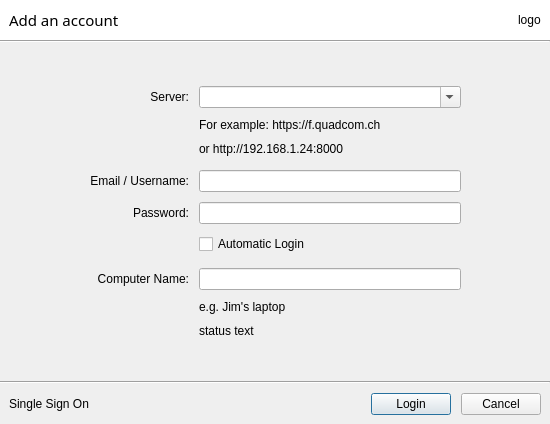
<?xml version="1.0" encoding="UTF-8"?>
<ui version="4.0">
 <class>LoginDialog</class>
 <widget class="QDialog" name="LoginDialog">
  <property name="geometry">
   <rect>
    <x>0</x>
    <y>0</y>
    <width>550</width>
    <height>424</height>
   </rect>
  </property>
  <property name="windowTitle">
   <string>Dialog</string>
  </property>
  <property name="styleSheet">
   <string notr="true">QLineEdit {
min-width: 260px;
}</string>
  </property>
  <layout class="QVBoxLayout" name="verticalLayout">
   <property name="spacing">
    <number>0</number>
   </property>
   <property name="leftMargin">
    <number>0</number>
   </property>
   <property name="topMargin">
    <number>0</number>
   </property>
   <property name="rightMargin">
    <number>0</number>
   </property>
   <property name="bottomMargin">
    <number>0</number>
   </property>
   <item>
    <widget class="QWidget" name="widget" native="true">
     <property name="styleSheet">
      <string notr="true">background: white;</string>
     </property>
     <layout class="QHBoxLayout" name="horizontalLayout_2">
      <item>
       <widget class="QLabel" name="mTitle">
        <property name="font">
         <font>
          <family>Sans Serif</family>
          <pointsize>11</pointsize>
         </font>
        </property>
        <property name="styleSheet">
         <string notr="true"/>
        </property>
        <property name="text">
         <string>Add an account</string>
        </property>
       </widget>
      </item>
      <item>
       <spacer name="horizontalSpacer_4">
        <property name="orientation">
         <enum>Qt::Horizontal</enum>
        </property>
        <property name="sizeHint" stdset="0">
         <size>
          <width>376</width>
          <height>20</height>
         </size>
        </property>
       </spacer>
      </item>
      <item>
       <widget class="QLabel" name="mLogo">
        <property name="text">
         <string>logo</string>
        </property>
       </widget>
      </item>
     </layout>
    </widget>
   </item>
   <item>
    <widget class="Line" name="line">
     <property name="orientation">
      <enum>Qt::Horizontal</enum>
     </property>
    </widget>
   </item>
   <item>
    <spacer name="verticalSpacer">
     <property name="orientation">
      <enum>Qt::Vertical</enum>
     </property>
     <property name="sizeHint" stdset="0">
      <size>
       <width>20</width>
       <height>85</height>
      </size>
     </property>
    </spacer>
   </item>
   <item>
    <layout class="QHBoxLayout" name="horizontalLayout_3">
     <item>
      <spacer name="horizontalSpacer_2">
       <property name="orientation">
        <enum>Qt::Horizontal</enum>
       </property>
       <property name="sizeHint" stdset="0">
        <size>
         <width>40</width>
         <height>20</height>
        </size>
       </property>
      </spacer>
     </item>
     <item>
      <layout class="QGridLayout" name="gridLayout">
       <property name="topMargin">
        <number>20</number>
       </property>
       <property name="bottomMargin">
        <number>20</number>
       </property>
       <property name="spacing">
        <number>10</number>
       </property>
       <item row="0" column="0">
        <widget class="QLabel" name="serverUrl">
         <property name="text">
          <string>Server:</string>
         </property>
         <property name="alignment">
          <set>Qt::AlignRight|Qt::AlignTrailing|Qt::AlignVCenter</set>
         </property>
        </widget>
       </item>
       <item row="0" column="1">
        <widget class="QComboBox" name="mServerAddr">
         <property name="editable">
          <bool>true</bool>
         </property>
        </widget>
       </item>
       <item row="1" column="1">
        <layout class="QVBoxLayout" name="serverNoteLayout">
         <item>
          <widget class="QLabel" name="hint">
           <property name="lineWidth">
            <number>1</number>
           </property>
           <property name="text">
            <string>&lt;html&gt;&lt;head/&gt;&lt;body&gt;&lt;p&gt;For example: https://f.quadcom.ch&lt;/p&gt;&lt;/body&gt;&lt;/html&gt;</string>
           </property>
           <property name="textFormat">
            <enum>Qt::AutoText</enum>
           </property>
           <property name="openExternalLinks">
            <bool>false</bool>
           </property>
           <property name="textInteractionFlags">
            <set>Qt::LinksAccessibleByMouse</set>
           </property>
          </widget>
         </item>
         <item>
          <spacer name="verticalSpacer2">
           <property name="orientation">
            <enum>Qt::Vertical</enum>
           </property>
           <property name="sizeHint" stdset="0">
            <size>
             <width>0</width>
             <height>-4</height>
            </size>
           </property>
          </spacer>
         </item>
         <item>
          <widget class="QLabel" name="hint_2">
           <property name="enabled">
            <bool>true</bool>
           </property>
           <property name="text">
            <string>or http://192.168.1.24:8000</string>
           </property>
           <property name="openExternalLinks">
            <bool>false</bool>
           </property>
          </widget>
         </item>
         <item>
          <spacer name="verticalSpacer3">
           <property name="orientation">
            <enum>Qt::Vertical</enum>
           </property>
           <property name="sizeHint" stdset="0">
            <size>
             <width>0</width>
             <height>4</height>
            </size>
           </property>
          </spacer>
         </item>
        </layout>
       </item>
       <item row="2" column="0">
        <widget class="QLabel" name="label_2">
         <property name="text">
          <string>Email / Username:</string>
         </property>
         <property name="alignment">
          <set>Qt::AlignRight|Qt::AlignTrailing|Qt::AlignVCenter</set>
         </property>
        </widget>
       </item>
       <item row="2" column="1">
        <widget class="QLineEdit" name="mUsername"/>
       </item>
       <item row="3" column="0">
        <widget class="QLabel" name="label_3">
         <property name="text">
          <string>Password:</string>
         </property>
         <property name="alignment">
          <set>Qt::AlignRight|Qt::AlignTrailing|Qt::AlignVCenter</set>
         </property>
        </widget>
       </item>
       <item row="3" column="1">
        <widget class="QLineEdit" name="mPassword">
         <property name="echoMode">
          <enum>QLineEdit::Password</enum>
         </property>
        </widget>
       </item>
       <item row="4" column="1">
        <layout class="QVBoxLayout" name="automaticLoginLayout">
         <item>
          <spacer name="verticalSpacer4">
           <property name="orientation">
            <enum>Qt::Vertical</enum>
           </property>
           <property name="sizeHint" stdset="0">
            <size>
             <width>0</width>
             <height>-4</height>
            </size>
           </property>
          </spacer>
         </item>
         <item>
          <widget class="QCheckBox" name="mAutomaticLogin">
           <property name="text">
            <string>Automatic Login</string>
           </property>
          </widget>
         </item>
         <item>
          <spacer name="verticalSpacer5">
           <property name="orientation">
            <enum>Qt::Vertical</enum>
           </property>
           <property name="sizeHint" stdset="0">
            <size>
             <width>0</width>
             <height>4</height>
            </size>
           </property>
          </spacer>
         </item>
        </layout>
       </item>
       <item row="5" column="0">
        <widget class="QLabel" name="label_5">
         <property name="text">
          <string>Computer Name:</string>
         </property>
         <property name="alignment">
          <set>Qt::AlignRight|Qt::AlignTrailing|Qt::AlignVCenter</set>
         </property>
         <property name="wordWrap">
          <bool>true</bool>
         </property>
        </widget>
       </item>
       <item row="5" column="1">
        <widget class="QLineEdit" name="mComputerName"/>
       </item>
       <item row="6" column="1">
        <widget class="QLabel" name="hint_3">
         <property name="text">
          <string>e.g. Jim's laptop</string>
         </property>
        </widget>
       </item>
       <item row="7" column="1">
        <widget class="QLabel" name="mStatusText">
         <property name="enabled">
          <bool>true</bool>
         </property>
         <property name="text">
          <string>status text</string>
         </property>
        </widget>
       </item>
      </layout>
     </item>
     <item>
      <spacer name="horizontalSpacer_3">
       <property name="orientation">
        <enum>Qt::Horizontal</enum>
       </property>
       <property name="sizeHint" stdset="0">
        <size>
         <width>40</width>
         <height>20</height>
        </size>
       </property>
      </spacer>
     </item>
    </layout>
   </item>
   <item>
    <spacer name="verticalSpacer_2">
     <property name="orientation">
      <enum>Qt::Vertical</enum>
     </property>
     <property name="sizeHint" stdset="0">
      <size>
       <width>20</width>
       <height>85</height>
      </size>
     </property>
    </spacer>
   </item>
   <item>
    <widget class="Line" name="line_2">
     <property name="orientation">
      <enum>Qt::Horizontal</enum>
     </property>
    </widget>
   </item>
   <item>
    <layout class="QHBoxLayout" name="horizontalLayout">
     <property name="spacing">
      <number>10</number>
     </property>
     <property name="leftMargin">
      <number>9</number>
     </property>
     <property name="topMargin">
      <number>9</number>
     </property>
     <property name="rightMargin">
      <number>9</number>
     </property>
     <property name="bottomMargin">
      <number>9</number>
     </property>
     <item>
      <widget class="QLabel" name="mShibLoginLink">
       <property name="text">
        <string>Single Sign On</string>
       </property>
      </widget>
     </item>
     <item>
      <spacer name="horizontalSpacer">
       <property name="orientation">
        <enum>Qt::Horizontal</enum>
       </property>
       <property name="sizeHint" stdset="0">
        <size>
         <width>40</width>
         <height>20</height>
        </size>
       </property>
      </spacer>
     </item>
     <item>
      <widget class="QPushButton" name="mSubmitBtn">
       <property name="text">
        <string>Login</string>
       </property>
      </widget>
     </item>
     <item>
      <widget class="QPushButton" name="mCancelBtn">
       <property name="text">
        <string>Cancel</string>
       </property>
      </widget>
     </item>
    </layout>
   </item>
  </layout>
 </widget>
 <tabstops>
  <tabstop>mServerAddr</tabstop>
  <tabstop>mUsername</tabstop>
  <tabstop>mPassword</tabstop>
  <tabstop>mComputerName</tabstop>
  <tabstop>mSubmitBtn</tabstop>
  <tabstop>mCancelBtn</tabstop>
 </tabstops>
 <resources/>
 <connections>
  <connection>
   <sender>mCancelBtn</sender>
   <signal>clicked()</signal>
   <receiver>LoginDialog</receiver>
   <slot>reject()</slot>
   <hints>
    <hint type="sourcelabel">
     <x>299</x>
     <y>180</y>
    </hint>
    <hint type="destinationlabel">
     <x>339</x>
     <y>4</y>
    </hint>
   </hints>
  </connection>
 </connections>
</ui>
